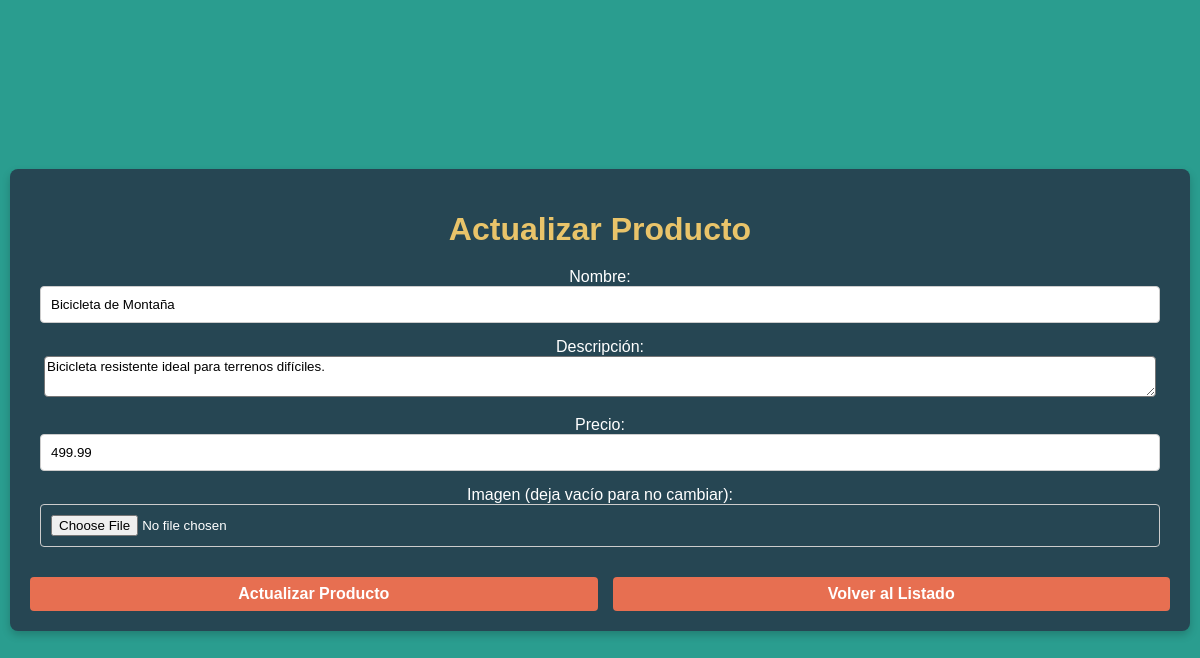
Screenshot of /templates/update.php?id=1 (signed in) with the database file from the repository.
### tables this page shows
CREATE TABLE productos (
    id INT AUTO_INCREMENT PRIMARY KEY,
    nombre VARCHAR(100) NOT NULL,
    descripcion TEXT NOT NULL,
    precio DECIMAL(10, 2),
    imagen VARCHAR(255) DEFAULT NULL
);

### templates/update.php (the view, shortened to what this page needs)
<?php
require_once '../include/conexion.php';
$id = $_GET['id'] ?? null;
try {
    $stmt = $pdo->prepare("SELECT * FROM productos WHERE id = :id");
    $stmt->execute(['id' => $id]);
    $producto = $stmt->fetch();
} catch (PDOException $e) {
    error_log("Error al obtener producto: " . $e->getMessage());
    exit;
}
?>
<!DOCTYPE html>
<html lang="es">
<head>
    <link rel="stylesheet" href="../css/estilos.css">
</head>
<body class="index-body">
    <div class="container">
        <h1>Actualizar Producto</h1>
        <form method="POST" action="update.php?id=<?php echo $id; ?>" enctype="multipart/form-data">
            <div>
                <label for="nombre">Nombre:</label>
                <input type="text" id="nombre" name="nombre" value="<?php echo htmlspecialchars($producto['nombre']); ?>">
            </div>
            <div>
                <label for="descripcion">Descripción:</label>
                <textarea id="descripcion" name="descripcion" style="width: 97%; height: 35px; background-color: white; color: black; border-radius: 4px; margin-bottom: 15px; font-family: Arial, sans-serif;"><?php echo htmlspecialchars($producto['descripcion']); ?></textarea>
            </div>
            <div>
                <label for="precio">Precio:</label>
                <input type="number" id="precio" name="precio" step="0.01" value="<?php echo htmlspecialchars($producto['precio']); ?>">
            </div>
            <div>
                <label for="imagen">Imagen (deja vacío para no cambiar):</label>
                <input type="file" id="imagen" name="imagen">
            </div>
            <div class="botones-container">
                <button type="submit">Actualizar Producto</button>
                <a href="listado.php" class="logout-button">Volver al Listado</a>
            </div>
        </form>
    </div>
</body>
</html>

### css/estilos.css (style rules this page uses)
body { font-family: Arial, sans-serif; background-color: #2a9d8f; margin-top: 90px; padding: 0; display: flex; justify-content: center; align-items: center; min-height: 100vh; color: #fff; }
body.index-body { margin: 0; display: flex; justify-content: center; align-items: center; height: 100vh; background-color: #2a9d8f; }
.container { background: #264653; padding: 20px; border-radius: 8px; box-shadow: 0 4px 8px rgba(0, 0, 0, 0.2); width: 95%; max-width: 1200px; text-align: center; }
h1 { margin-bottom: 20px; color: #e9c46a; }
.logout-button { padding: 8px 15px; background-color: #e76f51; color: white; border-radius: 4px; text-decoration: none; font-weight: bold; }
select, button { padding: 8px; border: none; border-radius: 4px; font-size: 14px; cursor: pointer; }
input { margin-bottom: 15px; padding: 10px; border: 1px solid #ccc; border-radius: 4px; width: calc(100% - 20px); box-sizing: border-box; max-width: 100%; }
button { padding: 8px 20px; background-color: #e76f51; color: white; border: none; border-radius: 4px; font-size: 16px; cursor: pointer; font-weight: bold; }
label { margin-bottom: 5px; text-align: left; color: #fff; }
.botones-container { display: flex; justify-content: center; gap: 15px; margin-top: 15px; }
.botones-container button, .botones-container .logout-button { flex: 1; text-align: center; }

### rows the page displays
productos: nombre "Bicicleta de Montaña", descripcion "Bicicleta resistente ideal para terrenos difíciles.", precio "499.99"
